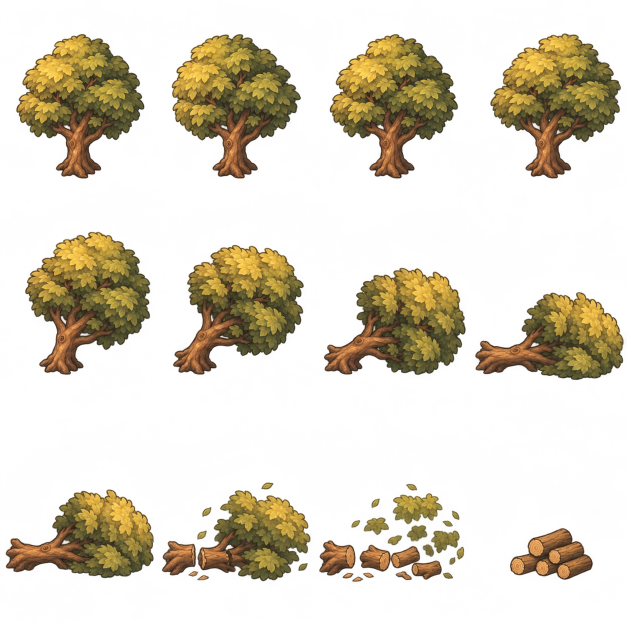
#> input picture assets/world/source/animations/oak-wind-fall-break.png, 1254 x 1254 px (shown at 1/2 size)
$ python prepare-sprite-art.py
#> lines starting #> are read from the running program, lines starting #| are printed output that depends on the picture
"""Gets the full-size sprite-expansion art ready for the game (see docs/design/sprite-expansion.md).

The generated sheets are far bigger than the game draws them, and each frame sits loosely in its cell. This
script cuts every frame out, lines the frames up on one ground point, shrinks them to game size and saves
tidy sheets the renderer can play like a flip-book.
Inputs : source/animations/<name>.png              tree, rock, fire and water-ripple animation sheets (4 columns)
         source/originals/props/bridge-painted.png the painted bridge
         assets/ui/normal/status-inventory-components.png   the player card and item box pieces
         assets/ui/character-portraits-normal-winter.png    the three characters' round portraits
         assets/ui/item-box-10-slots.png           the item box with ten painted slots
         assets/items/tools-stone-iron.png, axes-stone-iron.png   the painted hammer, pickaxe and axe, stone and iron
         source/effects/footprints.png             six boot prints: left and right, in soil, sand and snow
         source/originals/props/sticks.png         the painted pile of sticks
         source/paths/path-dirt.png, path-cobblestone.png   the painted path modules (only the straight piece is used)
         assets/items/keepsakes/pinefall-keepsakes.png      seven small finds: notebook, feather, pine cone, stones, antler
         assets/items/ores/iron-copper.png         iron and copper chunks and ore rocks
Outputs: assets/world/animations/<sprite>.png      one sheet per animated sprite, every cell the same size
         assets/world/animations/animations.json   each sheet's cell size, origin and rows
         source/objects/<kind>/<sprite>.png        the first frame, as the still picture the map builder uses
         source/objects/props/bridge.png           the bridge at game size
         assets/ui/game/status-*.png, item-*.png, portrait-<id>.png   the player card and item box pieces
         assets/ui/game/item-box.png               the ten-slot item box, trimmed and shrunk
         assets/ui/game/tool-<id>-<tier>.png       the tool pictures for the tools row above the item box
         assets/ui/game/hud-<name>.png             the HUD panels, cut from assets/ui/normal/normal-hud-components.png
         assets/world/effects/footprints.png, footprints.json   the boot prints the player leaves, and their cell size
         source/objects/props/path-<kind>-<a|b>.png  short pieces of path the map builder lays end to end
         source/objects/<kind>/<find>.png          the finds lying in the world (feather, pine-cone, antler, three stones)
         assets/ui/game/item-<find>.png, icon-journal.png   the finds' item-box pictures and the journal button's notebook
         assets/ui/game/item-iron.png, item-copper.png       the ores' item-box pictures
The inputs are never changed, so it is safe to re-run. It prints the origin of each still picture; copy those
into source/objects.json if they change.
Run: python tools/prepare-sprite-art.py, then python tools/build-map.py
"""
import json, os, shutil
import numpy as np
from PIL import Image, ImageFilter

ROOT = os.path.join(os.path.dirname(__file__), '..', 'assets')
SRC = os.path.join(ROOT, 'world', 'source')
OUT = os.path.join(ROOT, 'world', 'animations')
UI = os.path.join(ROOT, 'ui', 'game')
PAD = 2   # clear pixels left around every frame, so its soft edge is never cut off

# Animated sprites: sprite name -> (source sheet, kind folder, rows, how big, how each frame finds its ground point).
# `size` is ('height', n) or ('width', n): the first frame is shrunk to that many world units.
# `anchors` has one letter per frame, row by row, saying where the ground point is across the frame:
#   b = the middle of the frame's bottom edge (a standing trunk, a rock pile)
#   l = near the left end (the root end of a tree lying on its side)
#   c = the same spot as in its cell, measured from frame one (things that never move, like the fire ring)
#   p = pushed right of the root, where the cut firewood ends up
ANIMATED = {
    'oak': ('oak-wind-fall-break', 'trees', 3, ('height', 300), 'bbbb' 'bbll' 'lllp'),
    'pine': ('pine-wind-fall-break', 'trees', 3, ('height', 210), 'bbbb' 'bbll' 'lllp'),
    'rocks-a': ('rock-break', 'rocks', 1, ('width', 220), 'cccc'),
    'campfire': ('fire-loop', 'props', 1, ('width', 96), 'cccc'),
}
COLS = 4

# Loads a picture as numbers: height x width x 4 (red, green, blue, see-through).
def load(path): return np.asarray(Image.open(path).convert('RGBA'))
#> returned value is the input picture: shape (1254, 1254, 4); mean R, G, B, A 46.7, 34.1, 15.5, 69.2

# Finds the stretches of a row of yes/no values that are "yes", joining ones less than `gap` apart.
def runs(mask, gap=6):
    out = []
    for i in np.flatnonzero(mask):
        if out and i - out[-1][1] <= gap: out[-1][1] = i
        else: out.append([i, i])
    return out

# Cuts one row of a sheet into its frames. Tall fallen trees spill over the equal cell lines, so the frames
# are found by the clear gaps between them; only if that does not give four pieces are equal cells used.
def frames_of(sheet, row, rows):
#> called with row = 0, rows = 3
    h, w = sheet.shape[:2]
#> h = 1254; w = 1254
    top, bottom = row * h // rows, (row + 1) * h // rows
#> top = 0; bottom = 418
    band = sheet[top:bottom]
    pieces = runs((band[:, :, 3] > 40).any(axis=0))
#> after the loop in runs, `for i in np.flatnonzero(mask):`: out = [[32, 288], [343, 601], [659, 915], [980, 1241]]
#> pieces = [[32, 288], [343, 601], [659, 915], [980, 1241]]
    if len(pieces) != COLS: pieces = [[c * w // COLS, (c + 1) * w // COLS - 1] for c in range(COLS)]
    out = []
    for c, (x0, x1) in enumerate(pieces):
        cell = band[:, x0:x1 + 1]
        ys, xs = np.nonzero(cell[:, :, 3] > 40)
        frame = cell[ys.min():ys.max() + 1, xs.min():xs.max() + 1]
        low = xs[ys >= ys.max() - 6]   # the pixels touching the ground
        # Keep the frame, where its ground pixels are across it, and where it sat in its equal cell.
        out.append({'pixels': frame, 'foot': (low.min() + low.max()) / 2 - xs.min(), 'cell_x': x0 + xs.min() - c * w // COLS})
#> this loop made 4 passes
#> after the loop, out = 4 items
    return out

# Saves a picture and copies the prompt of the art it was made from next to it.
def save(image, path, source):
    os.makedirs(os.path.dirname(path), exist_ok=True)
    image.save(path)
    prompt = open(source[:-4] + '.prompt.txt', encoding='utf-8').read()
    note = f'Made from {os.path.relpath(source, ROOT)} by tools/prepare-sprite-art.py.'
    open(path[:-4] + '.prompt.txt', 'w', encoding='utf-8', newline='\n').write(note.replace('\\', '/') + '\n' + prompt)

# Shrinks a cut-out frame by `scale`.
def shrink(pixels, scale):
    im = Image.fromarray(pixels)
    return im.resize((max(1, round(im.width * scale)), max(1, round(im.height * scale))), Image.LANCZOS)

manifest = {}
for name, (sheet_name, kind, rows, (side, size), anchors) in ANIMATED.items():
    source = os.path.join(SRC, 'animations', sheet_name + '.png')
    sheet = load(source)
    frames = [f for r in range(rows) for f in frames_of(sheet, r, rows)]
#> call 2 of frames_of, with row = 1, rows = 3
#> in frames_of (call 2), `top, bottom = row * h // rows, (row + 1) * h // rows`: top = 418; bottom = 836
#> in frames_of (call 2), `band = sheet[top:bottom]`:
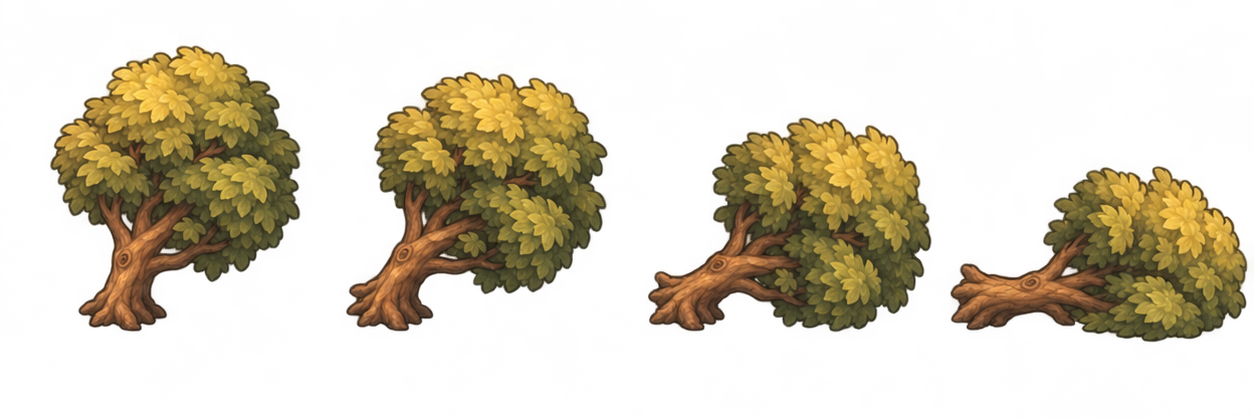
#> band: shape (418, 1254, 4); mean R, G, B, A 49.6, 36.6, 16.8, 77.2; transparent parts drawn white
#> in frames_of (call 2), `pieces = runs((band[:, :, 3] > 40).any(axis=0))`: pieces = [[50, 300], [346, 607], [648, 931], [950, 1247]]
#> the loop in frames_of (call 2), `for c, (x0, x1) in enumerate(pieces):` made 4 passes
#> pass 1, in frames_of (call 2), `frame = cell[ys.min():ys.max() + 1, xs.min():xs.max() + 1]`:
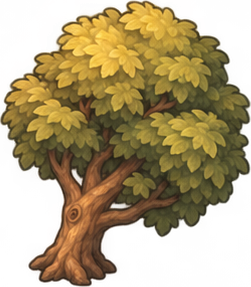
#> frame: shape (287, 251, 4); mean R, G, B, A 96.6, 74.2, 34.3, 157.8; transparent parts drawn white
#> call 3 of frames_of, with row = 2, rows = 3
#> in frames_of (call 3), `top, bottom = row * h // rows, (row + 1) * h // rows`: top = 836; bottom = 1254
#> in frames_of (call 3), `band = sheet[top:bottom]`:
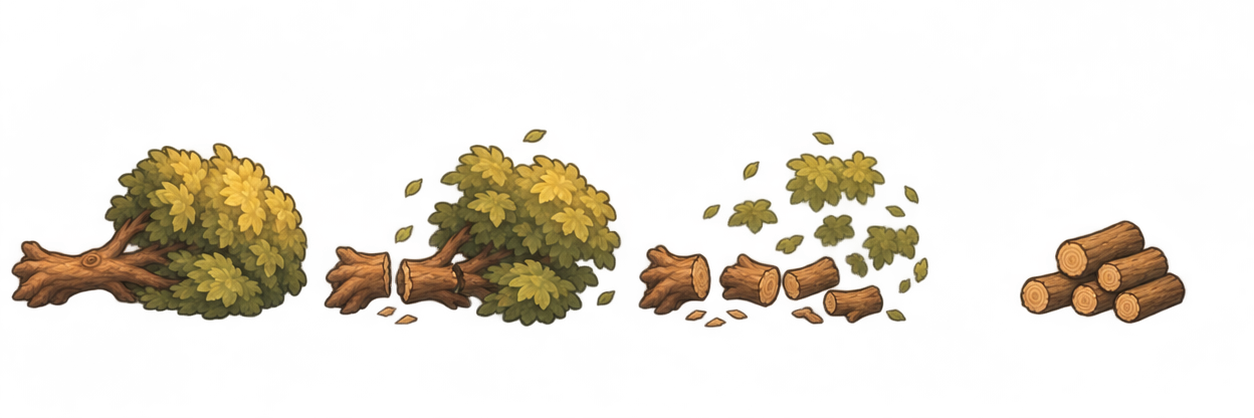
#> band: shape (418, 1254, 4); mean R, G, B, A 35.1, 24.1, 11.2, 45.4; transparent parts drawn white
#> in frames_of (call 3), `pieces = runs((band[:, :, 3] > 40).any(axis=0))`: pieces = [[11, 307], [324, 621], [638, 928], [1020, 1185]]
#> the loop in frames_of (call 3), `for c, (x0, x1) in enumerate(pieces):` made 4 passes
#> pass 1, in frames_of (call 3), `frame = cell[ys.min():ys.max() + 1, xs.min():xs.max() + 1]`:
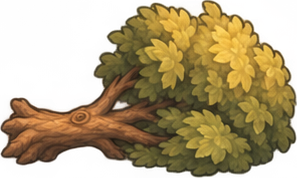
#> frame: shape (178, 297, 4); mean R, G, B, A 98.6, 74.8, 34.5, 155.2; transparent parts drawn white
#> pass 2, in frames_of (call 3), `frame = cell[ys.min():ys.max() + 1, xs.min():xs.max() + 1]`:
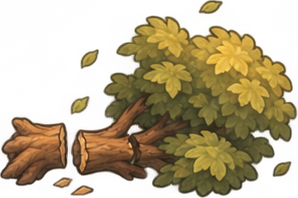
#> frame: shape (198, 298, 4); mean R, G, B, A 93.4, 67.5, 30.7, 132.5; transparent parts drawn white
#> frames = 12 items
    first = frames[0]
#> first = 3 items
    scale = size / (first['pixels'].shape[0] if side == 'height' else first['pixels'].shape[1])
#> scale = 1.04
    trunk = first['pixels'].shape[1] * 0.09   # about half a trunk's width, in source pixels
#> trunk = 23.13

    # Work out where each frame's ground point is across it, then place every frame around one shared point.
    placed = []
    for f, how in zip(frames, anchors):
        width = f['pixels'].shape[1]
        if how == 'b': ax = f['foot']
        elif how == 'l': ax = trunk
        elif how == 'p': ax = width / 2 - first['pixels'].shape[1] * 0.45
        else: ax = first['foot'] + first['cell_x'] - f['cell_x']
        im = shrink(f['pixels'], scale)
        placed.append((im, round(ax * scale)))
#> this loop made 12 passes
#> (how, width, ax) on passes 1 to 12: ('b', 257, 117), ('b', 259, 119.5), ('b', 257, 117), ('b', 262, 108.5), ('b', 251, 69.5), ('b', 262, 41), ('l', 284, 23.13), ('l', 298, 23.13), ('l', 297, 23.13), ('l', 298, 23.13), ('l', 291, 23.13), ('p', 166, -32.65)
#> pass 1, `im = shrink(f['pixels'], scale)`:
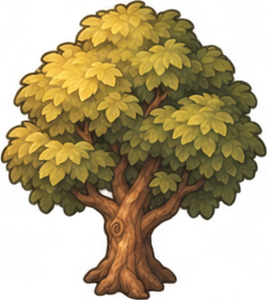
#> im: PIL image 267x300 RGBA; mean R, G, B, A 89.1, 71.1, 32, 148.2; transparent parts drawn white
#> after the loop, placed = 12 items
    left = max(ax for _, ax in placed) + PAD
#> left = 126
    right = max(im.width - ax for im, ax in placed) + PAD
#> right = 287
    cell_w, cell_h = left + right, max(im.height for im, _ in placed) + 2 * PAD
#> cell_w = 413; cell_h = 306

    out = Image.new('RGBA', (cell_w * COLS, cell_h * rows))
#> out: PIL image 1652x918 RGBA; every value is 0
    for i, (im, ax) in enumerate(placed):
        out.alpha_composite(im, ((i % COLS) * cell_w + left - ax, (i // COLS) * cell_h + cell_h - PAD - im.height))
#> this loop made 12 passes
#> ax on passes 1 to 12: 121, 124, 121, 113, 72, 43, 24, 24, 24, 24, 24, -34
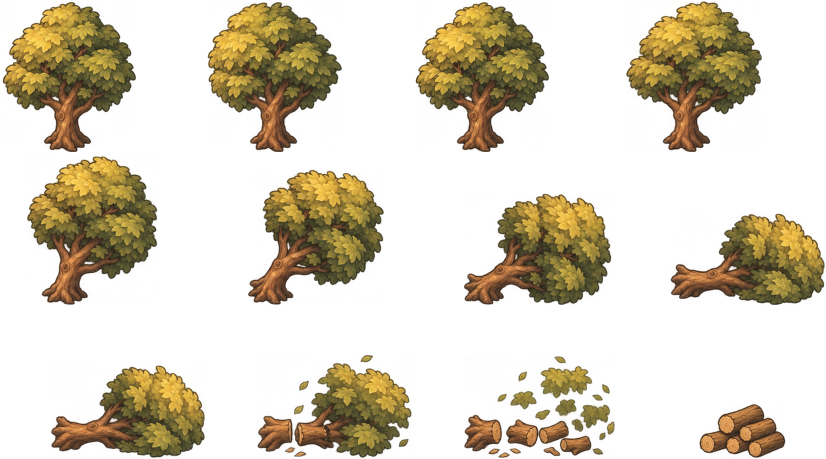
#> out: PIL image 1652x918 RGBA (shown at 1/2 size); mean R, G, B, A 48.7, 37.3, 17.1, 77.1; transparent parts drawn white
    save(out, os.path.join(OUT, name + '.png'), source)
#> (the run stopped early here; a loop or call above may not have finished)

$ run again, on assets/world/source/animations/pine-wind-fall-break.png
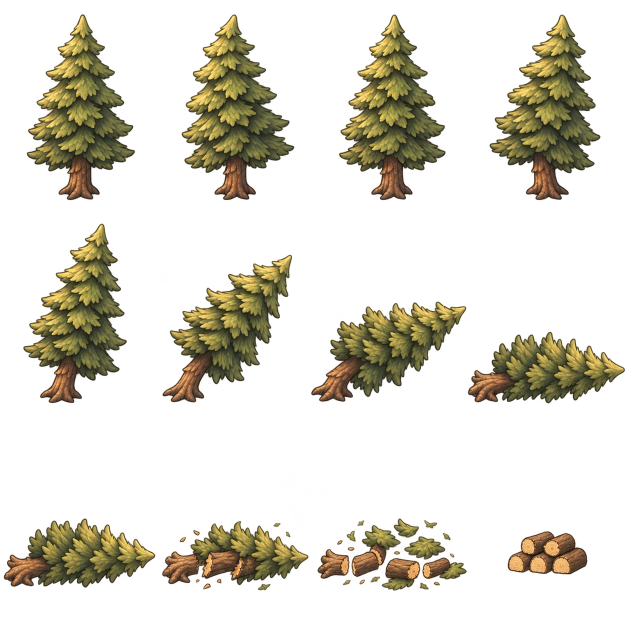
#> input picture assets/world/source/animations/pine-wind-fall-break.png, 1254 x 1254 px, given in place of oak-wind-fall-break.png, which was not available (shown at 1/2 size)
#> in load, returned value is the input picture: shape (1254, 1254, 4); mean R, G, B, A 31.2, 27.1, 14.6, 59.9
#> after the loop in runs, `for i in np.flatnonzero(mask):`: out = [[53, 269], [363, 588], [678, 890], [979, 1200]]
#> the loop in frames_of, `for c, (x0, x1) in enumerate(pieces):` made 4 passes
#> after the loop in frames_of, `for c, (x0, x1) in enumerate(pieces):`: out = 4 items
#> the loop in frames_of (call 2), `for c, (x0, x1) in enumerate(pieces):` made 4 passes
#> (x0, x1) on passes 1 to 4: (0, 312), (313, 626), (627, 939), (940, 1253)
#> frames = 12 items
#> first = 3 items
#> the loop `for f, how in zip(frames, anchors):` made 12 passes
#> (how, width, ax) on passes 1 to 8: ('b', 217, 106.5), ('b', 226, 109), ('b', 213, 107), ('b', 222, 118), ('b', 208, 76.5), ('b', 302, 41.5), ('l', 313, 19.53), ('l', 310, 19.53)
#> pass 1, `im = shrink(f['pixels'], scale)`:
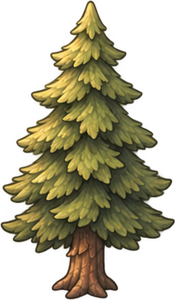
#> im: PIL image 175x300 RGBA; mean R, G, B, A 62.3, 56.1, 30.2, 126.6; transparent parts drawn white
#> after the loop `for f, how in zip(frames, anchors):`: placed = 12 items
#> left = 97
#> right = 238
#> cell_w = 335; cell_h = 304
#> the loop `for i, (im, ax) in enumerate(placed):` made 12 passes
#> ax on passes 1 to 8: 86, 88, 86, 95, 62, 33, 16, 16
#> after the loop `for i, (im, ax) in enumerate(placed):`:
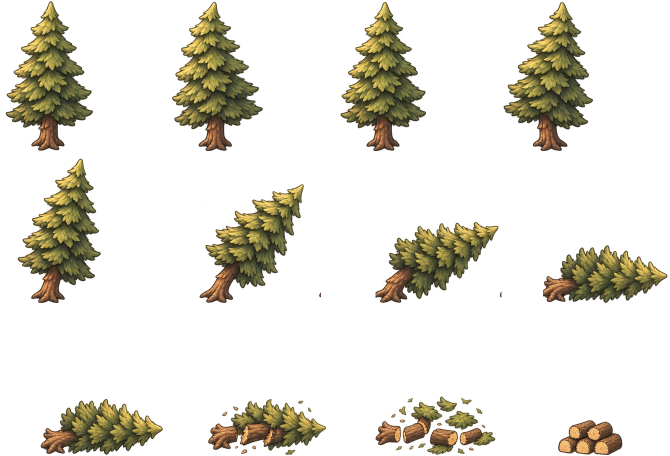
#> out: PIL image 1340x912 RGBA (shown at 1/2 size); mean R, G, B, A 25.7, 22.4, 12.1, 49.9; transparent parts drawn white
